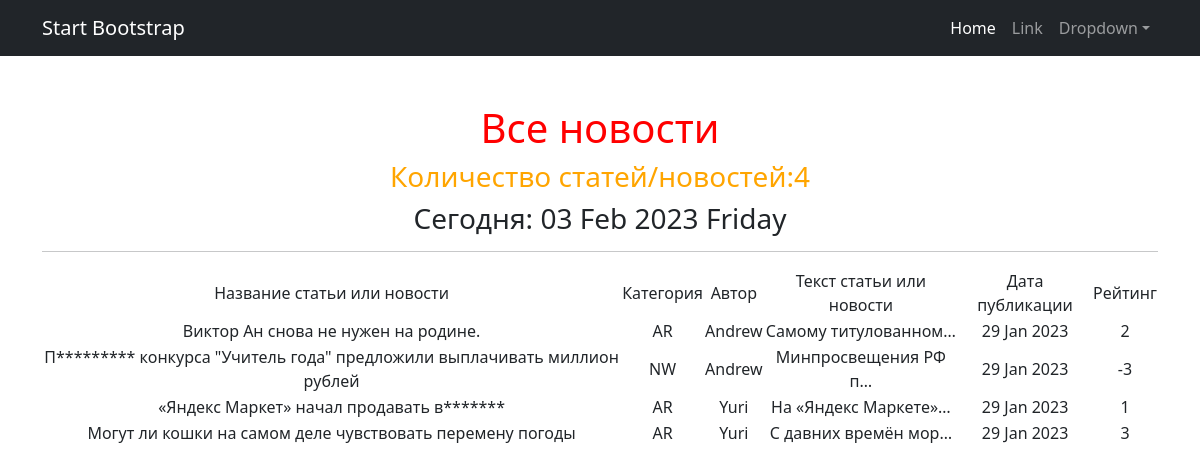
Page /news/ on the committed database.
### newsportal/models.py (models this page shows, shortened)
class Post(models.Model):
    author = models.ForeignKey(Author, on_delete=models.CASCADE)
    NEWS = 'NW'
    ARTICLE = 'AR'
    CATEGORY_CHOICES = (
        (NEWS, 'Новости'),
        (ARTICLE, 'Статья'),
    )
    categoryType = models.CharField(max_length=2, choices=CATEGORY_CHOICES, default=ARTICLE)
    dateCreation = models.DateTimeField(auto_now_add=True)
    postCategory = models.ManyToManyField(Category, through='PostCategory')
    title = models.CharField(max_length=128)
    text = models.TextField()
    rating = models.SmallIntegerField(default=0)

class Author(models.Model):
    authorUser = models.OneToOneField(User, on_delete=models.CASCADE)
    ratingAuthor = models.SmallIntegerField(default=0)

### newsportal/views.py (the view)
# urls.py: path('', News.as_view()),
class News(ListView):
    model = Post
    ordering = 'author'
    template_name = 'news.html'
    context_object_name = 'news_content'
    def get_context_data(self, **kwargs):
        context = super().get_context_data(**kwargs)
        context['time_now'] = datetime.utcnow()
        context['next_sale'] = None
        return context

### newsportal/templatetags/custom_filters.py (called while the page is built)
@register.filter()
def censor(value):
   forbwords = ['припомнили', 'олимпийским', 'спортивную', 'победителю', 'витамины', 'добавки', 'товары', 'поощрение', 'денежного', 'поведению', 'неправильном']
   if not isinstance(value, str):
      raise TypeError(f"Некорректный набор: '{type(value)}'Введите строковое значение")
   for word in value.split():
      if word.lower() in forbwords:
         value = value.replace(word, f"{word[0]}{'*' * (len(word) - 1)}")
   return value

### newsportal/templatetags/custom_tags.py (called while the page is built)
@register.simple_tag()
def current_time(format_string='%b %d %Y'):
   return datetime.utcnow().strftime(format_string)

### templates/news.html (shortened to what this page needs)
{% extends 'flatpages/default.html' %}
{% load custom_filters %}
{% load custom_tags %}
{% block content %}
  <h1><font color="red">Все новости</font></h1>
   <h3><font color="orange">Количество статей/новостей:{{ news_content|length }}</font></h3>
   <h3>Сегодня: {% current_time '%d %b %Y %A' %}</h3>
    <hr>
    {% if news_content %}
       <table>
           <tr>
               <td>Название статьи или новости</td>
               <td>Категория</td>
               <td>Автор</td>
               <td>Текст статьи или новости</td>
               <td>Дата публикации</td>
                <td>Рейтинг</td>
           <tr>
           {% for Post in news_content %}
           <tr>
               <td>{{ Post.title|censor }}</td>
               <td>{{ Post.categoryType }}</td>
               <td>{{ Post.author.authorUser }}</td>
               <td>{{ Post.text|truncatechars:20 }}</td>
               <td>{{ Post.dateCreation|date:'d M Y ' }}</td>
                <td>{{ Post.rating }}</td>
          <tr>
           {% endfor %}
       </table>
    {% endif %}
{% endblock content %}

### templates/flatpages/default.html (shortened to what this page needs)
<!DOCTYPE html>
<html lang="en">
    <head>
        {% load static %}
        <link href="{% static 'css/styles.css' %}" rel="stylesheet" />
    </head>
    <body>
        <nav class="navbar navbar-expand-lg navbar-dark bg-dark">
            <div class="container">
                <a class="navbar-brand" href="#">Start Bootstrap</a>
                <div class="collapse navbar-collapse" id="navbarSupportedContent">
                    <ul class="navbar-nav ms-auto mb-2 mb-lg-0">
                        <li class="nav-item"><a class="nav-link active" aria-current="page" href="#">Home</a></li>
                        <li class="nav-item"><a class="nav-link" href="#">Link</a></li>
                        <li class="nav-item dropdown">
                            <a class="nav-link dropdown-toggle" id="navbarDropdown" href="#" role="button" data-bs-toggle="dropdown" aria-expanded="false">Dropdown</a>
                        </li>
                    </ul>
                </div>
            </div>
        </nav>
        <div class="container">
            <div class="text-center mt-5">
                 {% block content %}{% endblock content %}
            </div>
        </div>
    </body>
</html>

### rows in the picture
Post: title|censor "Виктор Ан снова не нужен на родине.", categoryType "AR", author.authorUser "Andrew", text "Самому титулованном…", dateCreation "29 Jan 2023", rating "2"
Post: title|censor "П********* конкурса \"Учитель года\" предложили выплачивать миллион рублей", categoryType "NW", author.authorUser "Andrew", text "Минпросвещения РФ п…", dateCreation "29 Jan 2023", rating "-3"
Post: title|censor "«Яндекс Маркет» начал продавать в*******", categoryType "AR", author.authorUser "Yuri", text "На «Яндекс Маркете»…", dateCreation "29 Jan 2023", rating "1"
Post: title|censor "Могут ли кошки на самом деле чувствовать перемену погоды", categoryType "AR", author.authorUser "Yuri", text "С давних времён мор…", dateCreation "29 Jan 2023", rating "3"

### other values in the picture
{{ news_content|length }} "4"
